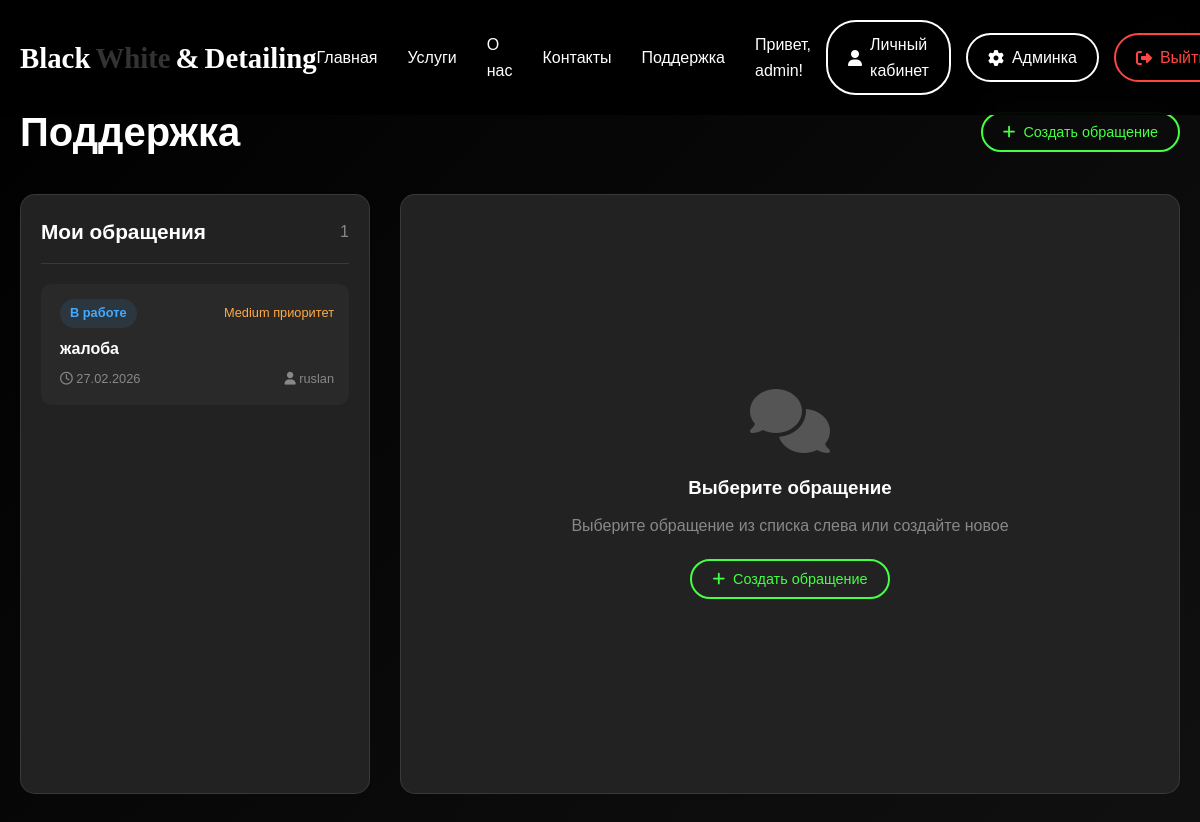
Screenshot of /support.php (signed in) with the database file from the repository.
### tables this page shows
CREATE TABLE `support_tickets` (
  `id` int NOT NULL,
  `user_id` int NOT NULL,
  `subject` varchar(200) NOT NULL,
  `status` enum('open','in_progress','closed') DEFAULT 'open',
  `priority` enum('low','medium','high') DEFAULT 'medium',
  `created_at` timestamp NULL DEFAULT CURRENT_TIMESTAMP,
  `updated_at` timestamp NULL DEFAULT CURRENT_TIMESTAMP ON UPDATE CURRENT_TIMESTAMP
);

CREATE TABLE `users` (
  `id` int NOT NULL,
  `username` varchar(50) NOT NULL,
  `email` varchar(100) NOT NULL,
  `password` varchar(255) NOT NULL,
  `is_admin` tinyint DEFAULT '0',
  `created_at` timestamp NULL DEFAULT CURRENT_TIMESTAMP
);

### support.php (the view, shortened to what this page needs)
<?php
require_once 'config.php';
$user_id = $_SESSION['user_id'];
$is_admin = isset($_SESSION['is_admin']) && $_SESSION['is_admin'] == 1;
if ($is_admin) {
    $tickets_query = "SELECT t.*, u.username
                      FROM support_tickets t
                      LEFT JOIN users u ON t.user_id = u.id
                      ORDER BY
                        CASE t.status
                            WHEN 'open' THEN 1
                            WHEN 'in_progress' THEN 2
                            ELSE 3
                        END,
                        t.created_at DESC";
    $tickets_result = mysqli_query($connection, $tickets_query);
} else {
    $tickets_query = "SELECT * FROM support_tickets WHERE user_id = $user_id ORDER BY created_at DESC";
    $tickets_result = mysqli_query($connection, $tickets_query);
}
$current_ticket = null;
$messages_result = null;
?>
<!DOCTYPE html>
<html lang="ru">
<head>
    <link rel="stylesheet" href="style.css">
    <link rel="stylesheet" href="https://cdnjs.cloudflare.com/ajax/libs/font-awesome/6.4.0/css/all.min.css">
</head>
<body>
    <nav class="navbar">
        <div class="container nav-container">
            <a href="index.php" class="logo">
                <span class="logo-black">Black</span><span class="logo-white">White</span>
                <span class="logo-amp">&</span>
                <span class="logo-detailing">Detailing</span>
            </a>
            <div class="nav-menu">
                <a href="index.php" class="nav-link">Главная</a>
                <a href="index.php#services" class="nav-link">Услуги</a>
                <a href="index.php#about" class="nav-link">О нас</a>
                <a href="index.php#contact" class="nav-link">Контакты</a>
                <a href="support.php" class="nav-link active">Поддержка</a>
                <div class="auth-buttons">
                    <span class="welcome-text">Привет, <?php echo htmlspecialchars($_SESSION['username']); ?>!</span>
                    <a href="profile.php" class="btn-admin">
                        <i class="fas fa-user"></i> Личный кабинет
                    </a>
                    <?php if ($is_admin): ?>
                        <a href="admin.php" class="btn-admin">
                            <i class="fas fa-cog"></i> Админка
                        </a>
                    <?php endif; ?>
                    <a href="logout.php" class="btn-logout">
                        <i class="fas fa-sign-out-alt"></i> Выйти
                    </a>
                </div>
            </div>
        </div>
    </nav>
    <section class="support-section">
        <div class="support-container">
            <div style="display: flex; justify-content: space-between; align-items: center; margin-bottom: 20px;">
                <h1 style="color: #fff; font-size: 2.5rem;">Поддержка</h1>
                <button onclick="openNewTicketModal()" class="btn-new-ticket">
                    <i class="fas fa-plus"></i> Создать обращение
                </button>
            </div>
            <div class="support-grid">
                <div class="tickets-sidebar">
                    <div class="tickets-header">
                        <h3 class="tickets-title">Мои обращения</h3>
                        <span style="color: #888;"><?php echo mysqli_num_rows($tickets_result); ?></span>
                    </div>
                    <?php if (mysqli_num_rows($tickets_result) > 0): ?>
                        <?php while ($ticket = mysqli_fetch_assoc($tickets_result)): ?>
                            <a href="support.php?ticket_id=<?php echo $ticket['id']; ?>"
                               class="ticket-item <?php echo ($current_ticket && $current_ticket['id'] == $ticket['id']) ? 'active' : ''; ?>">
                                <div style="display: flex; justify-content: space-between; align-items: center;">
                                    <span class="ticket-status status-<?php echo $ticket['status']; ?>">
                                        <?php
                                            $status_names = [
                                                'open' => 'Открыто',
                                                'in_progress' => 'В работе',
                                                'closed' => 'Закрыто'
                                            ];
                                            echo $status_names[$ticket['status']];
                                        ?>
                                    </span>
                                    <span style="color: <?php
                                        echo $ticket['priority'] == 'high' ? '#ff4444' :
                                            ($ticket['priority'] == 'medium' ? '#ffaa44' : '#44ff44');
                                    ?>; font-size: 0.8rem;">
                                        <?php echo ucfirst($ticket['priority']); ?> приоритет
                                    </span>
                                </div>
                                <div class="ticket-subject"><?php echo htmlspecialchars($ticket['subject']); ?></div>
                                <div class="ticket-meta">
                                    <span><i class="far fa-clock"></i> <?php echo date('d.m.Y', strtotime($ticket['created_at'])); ?></span>
                                    <?php if ($is_admin): ?>
                                        <span><i class="fas fa-user"></i> <?php echo htmlspecialchars($ticket['username']); ?></span>
                                    <?php endif; ?>
                                </div>
                            </a>
                        <?php endwhile; ?>
                    <?php endif; ?>
                </div>
                <div class="chat-container">
                    <?php if ($current_ticket): ?>
                        <div class="chat-header">
                            <div>
                                <h3 class="chat-title"><?php echo htmlspecialchars($current_ticket['subject']); ?></h3>
                                <span style="color: #888; font-size: 0.9rem;">
                                    ID: #<?php echo $current_ticket['id']; ?> •
                                    Создано: <?php echo date('d.m.Y H:i', strtotime($current_ticket['created_at'])); ?>
                                    <?php if ($is_admin): ?>
                                        • Пользователь: <?php echo htmlspecialchars($current_ticket['username']); ?>
                                    <?php endif; ?>
                                </span>
                            </div>
                            <?php if ($current_ticket['status'] != 'closed'): ?>
                                <a href="?close_ticket=<?php echo $current_ticket['id']; ?>"
                                   class="btn-close"
                                   onclick="return confirm('Закрыть обращение?')">
                                    <i class="fas fa-times"></i> Закрыть
                                </a>
                            <?php else: ?>
                                <span style="color: #888;">Обращение закрыто</span>
                            <?php endif; ?>
                        </div>
                        <div class="chat-messages" id="chatMessages">
                            <?php if ($messages_result && mysqli_num_rows($messages_result) > 0): ?>
                                <?php while ($msg = mysqli_fetch_assoc($messages_result)): ?>
                                    <div class="message <?php echo $msg['is_admin'] ? 'message-admin' : 'message-user'; ?>">
                                        <div class="message-bubble">
                                            <?php echo nl2br(htmlspecialchars($msg['message'])); ?>
                                        </div>
                                        <div class="message-info">
                                            <span class="message-author">
                                                <?php if ($msg['is_admin']): ?>
                                                    <i class="fas fa-shield-alt"></i> Поддержка
                                                <?php else: ?>
                                                    <i class="fas fa-user"></i> <?php echo htmlspecialchars($msg['username']); ?>
                                                <?php endif; ?>
                                            </span>
                                            <span><?php echo date('H:i, d.m.Y', strtotime($msg['created_at'])); ?></span>
                                        </div>
                                    </div>
                                <?php endwhile; ?>
                            <?php endif; ?>
                        </div>
                        <?php if ($current_ticket['status'] != 'closed'): ?>
                            <form method="POST" action="" class="chat-input-container">
                                <input type="hidden" name="ticket_id" value="<?php echo $current_ticket['id']; ?>">
                                <input type="hidden" name="send_message" value="1">
                                <input type="text"
                                       name="message"
                                       class="chat-input"
                                       placeholder="Введите сообщение..."
                                       required
                                       autocomplete="off">
                                <button type="submit" class="btn-send">
                                    <i class="fas fa-paper-plane"></i>
                                </button>
                            </form>
                        <?php endif; ?>
                    <?php else: ?>
                        <div class="no-chat-selected">
                            <i class="fas fa-comments" style="font-size: 4rem; margin-bottom: 20px; opacity: 0.5;"></i>
                            <h3 style="color: #fff; margin-bottom: 10px;">Выберите обращение</h3>
                            <p style="color: #888;">Выберите обращение из списка слева или создайте новое</p>
                            <button onclick="openNewTicketModal()" class="btn-new-ticket" style="margin-top: 20px;">
                                <i class="fas fa-plus"></i> Создать обращение
                            </button>
                        </div>
                    <?php endif; ?>
                </div>
            </div>
        </div>
    </section>
</body>
</html>

### style.css (style rules this page uses)
* { margin: 0; padding: 0; box-sizing: border-box; }
:root { --black: #000000; --white: #ffffff; --gray-dark: #111111; --gray-medium: #222222; --gray-light: #333333; --gray-lighter: #444444; --accent: #ffffff; --accent-dark: #cccccc; }
body { font-family: 'Montserrat', sans-serif; background-color: var(--black); color: var(--white); line-height: 1.6; overflow-x: hidden; }
.container { max-width: 1200px; margin: 0 auto; padding: 0 20px; }
.navbar { position: fixed; top: 0; left: 0; width: 100%; background-color: rgba(0, 0, 0, 0.9); backdrop-filter: blur(10px); z-index: 1000; padding: 20px 0; transition: all 0.3s ease; }
.nav-container { display: flex; justify-content: space-between; align-items: center; }
.logo { font-family: 'Playfair Display', serif; font-size: 1.8rem; font-weight: 600; text-decoration: none; display: flex; align-items: center; gap: 5px; }
.logo-black { color: var(--white); }
.logo-white { color: var(--gray-light); }
.logo-amp { color: var(--accent); }
.logo-detailing { color: var(--white); }
.nav-menu { display: flex; align-items: center; gap: 30px; }
.nav-link { color: var(--white); text-decoration: none; font-weight: 500; transition: color 0.3s; position: relative; }
.nav-link::after { content: ''; position: absolute; bottom: -5px; left: 0; width: 0; height: 2px; background-color: var(--accent); transition: width 0.3s; }
.auth-buttons { display: flex; align-items: center; gap: 15px; }
.welcome-text { color: var(--accent); font-weight: 500; }
.btn-login, .btn-register, .btn-logout, .btn-admin { padding: 10px 20px; border: 2px solid var(--white); border-radius: 30px; text-decoration: none; color: var(--white); font-weight: 500; transition: all 0.3s; display: flex; align-items: center; gap: 8px; }
.btn-logout { border-color: #ff4444; color: #ff4444; }
.btn-admin { border-color: var(--accent); color: var(--accent); }

### support.php (style rules this page uses)
.support-section { padding: 100px 0; background: linear-gradient(135deg, #000000 0%, #111111 100%); min-height: 100vh; }
.support-container { max-width: 1400px; margin: 0 auto; padding: 0 20px; }
.support-grid { display: grid; grid-template-columns: 350px 1fr; gap: 30px; margin-top: 30px; }
.tickets-sidebar { background: #222; border-radius: 15px; padding: 20px; height: calc(100vh - 200px); overflow-y: auto; border: 1px solid rgba(255,255,255,0.1); }
.tickets-header { display: flex; justify-content: space-between; align-items: center; margin-bottom: 20px; padding-bottom: 15px; border-bottom: 1px solid rgba(255,255,255,0.1); }
.tickets-title { color: #fff; font-size: 1.3rem; margin: 0; }
.btn-new-ticket { padding: 10px 20px; background: transparent; border: 2px solid #44ff44; color: #44ff44; border-radius: 30px; text-decoration: none; font-size: 0.9rem; transition: all 0.3s; display: inline-flex; align-items: center; gap: 8px; }
.ticket-item { padding: 15px; background: rgba(255,255,255,0.03); border-radius: 10px; margin-bottom: 10px; cursor: pointer; transition: all 0.3s; border-left: 4px solid transparent; text-decoration: none; display: block; color: inherit; }
.ticket-status { display: inline-block; padding: 4px 10px; border-radius: 15px; font-size: 0.8rem; font-weight: 600; }
.status-in_progress { background: rgba(68, 170, 255, 0.1); color: #44aaff; }
.ticket-subject { color: #fff; font-weight: 600; margin: 8px 0; }
.ticket-meta { display: flex; justify-content: space-between; color: #888; font-size: 0.8rem; }
.chat-container { background: #222; border-radius: 15px; height: calc(100vh - 200px); display: flex; flex-direction: column; border: 1px solid rgba(255,255,255,0.1); }
.no-chat-selected { display: flex; flex-direction: column; align-items: center; justify-content: center; height: 100%; color: #888; }

### rows the page displays
support_tickets: status "В работе", priority "Medium", subject "жалоба", created_at "27.02.2026", user.username "ruslan"

### other values shown
$_SESSION['username'] "admin"
mysqli_num_rows($tickets_result) "1"
